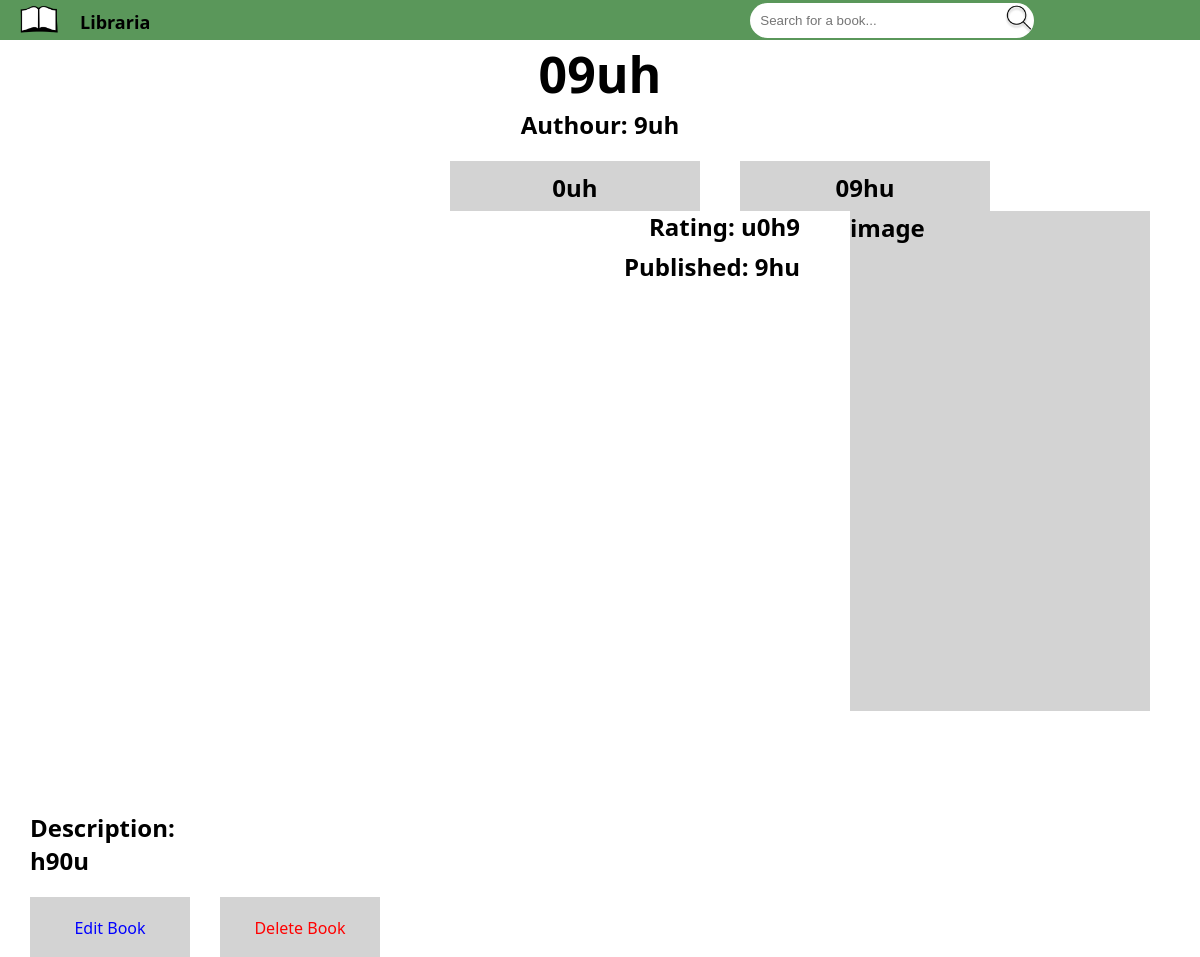
Screenshot of /bookinfo/16 with the database file from the repository.
### tables this page shows
CREATE TABLE "library" (
	"Id"	INTEGER NOT NULL UNIQUE,
	"Title"	TEXT NOT NULL,
	"Authour"	TEXT NOT NULL,
	"Genre"	TEXT NOT NULL,
	"Category"	TEXT NOT NULL,
	"Published"	TEXT NOT NULL,
	"Rating"	INTEGER NOT NULL,
	"Description"	TEXT NOT NULL,
	PRIMARY KEY("Id" AUTOINCREMENT)
);

### app.py (the view)
@app.route('/bookinfo/<int:id>', methods=('GET', 'POST'))
def bookinfo(id):
    conn = get_db_connection()
    book = conn.execute('SELECT * FROM library WHERE id = ?', (id,)).fetchone()
    conn.close()
    return render_template('bookinfo.html', book=book)

### app.py (called while the page is built)
def get_db_connection():
    conn = sqlite3.connect('book.db')
    conn.row_factory = sqlite3.Row
    return conn

### templates/bookinfo.html
{% extends "index.html" %}
{% block body %}
<h2 id="booktitle">{{ book.title }}</h2>
<div id="bookinfo">
    <div id="infoauthour">
        <h2>Authour: {{ book.authour }}</h2>
    </div>
    <div id="infogenre">
        <h2>{{ book.genre }}</h2>
    </div>
    <div id="infocate">
        <h2>{{book.category}}</h2>
    </div>
    <div id="infoimage">
        <h2>image</h2>
    </div>
    <div id="infodop">
        <h2>Published: {{book.published}}</h2>
    </div>
    <div id="inforeview">
        <h2>Rating: {{book.rating}}</h2>
    </div>
    <div id="infodescription">
        <h2 id="infodesc">Description: <br>{{book.description}}</h2>
    </div>
</div>
<div id="category">
        <a href="{{ url_for('edit_book', id=book.id) }}" class="editbookbutton">Edit Book</a>
        <a href="{{ url_for('delete_book', id=book.id) }}" class="deletebookbutton">Delete Book</a>
</div>
{% endblock %}

### static/stylesheet.css (style rules this page uses)
* { margin: 0; padding: 0; border: 0; }
#category { font-family: 'Segoe UI', Tahoma, Geneva, Verdana, sans-serif; text-align: center; height: 300px; }
#booktitle { font-family: 'Segoe UI', Tahoma, Geneva, Verdana, sans-serif; text-align: center; font-size: 50px; }
#bookinfo { font-family: 'Segoe UI', Tahoma, Geneva, Verdana, sans-serif; text-decoration: none; }
#infoauthour { text-align: center; }
#infogenre { background-color: lightgray; text-align: center; margin-top: 20px; padding-top: 10px; width: 250px; height: 40px; margin-left: 450px; float: left; }
#infocate { background-color: lightgray; text-align: center; margin-top: 20px; padding-top: 10px; width: 250px; height: 40px; margin-left: 40px; float: left; }
#infoimage { background-color: lightgray; width: 300px; float: right; height: 500px; margin-right: 50px; }
#infodop { float: right; position: absolute; right: 400px; top: 250px; }
#inforeview { right: 400px; top: 210px; position: absolute; float: right; }
#infodesc { margin-left: 30px; float: left; margin-top: 100px; width: 1000px; }
.editbookbutton { float: left; margin-top: 20px; margin-left: 30px; width: 160px; height: 40px; padding-top: 20px; background-color: lightgray; text-decoration: none; color: blue; }
.deletebookbutton { float: left; margin-top: 20px; margin-left: 30px; width: 160px; height: 40px; padding-top: 20px; background-color: lightgray; text-decoration: none; color: red; }

### rows the page displays
library: title "09uh", authour "9uh", genre "0uh", category "09hu", published "9hu", rating "u0h9", description "h90u"
